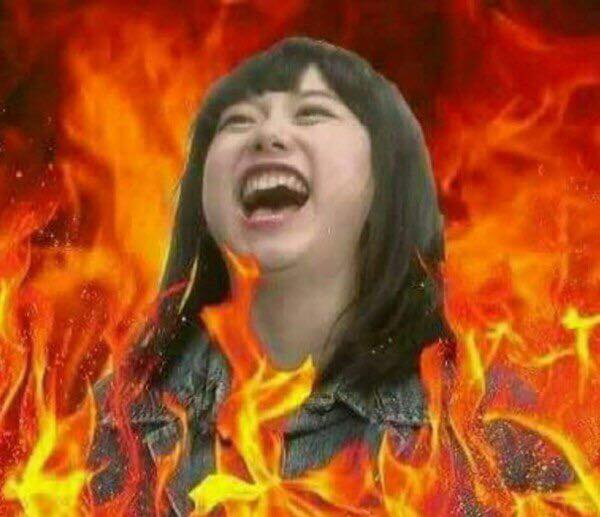
%> input picture moon.jpg, 600 x 517 px
$ octave laplaciano.m   (GNU Octave 9; MATLAB toolbox functions it lacks are replaced by stand-ins)
%> lines starting %> are read from the running program, lines starting %| are printed output that depends on the picture
pkg load image

A = imread('moon.jpg');
%> A is the input picture: size 517x600x3 uint8; mean R, G, B 164.6, 78.7, 31.8

%Laplaciano

h =[-1 -1 -1; -1 8 -1; -1 -1 -1];

B = imfilter(A,h);
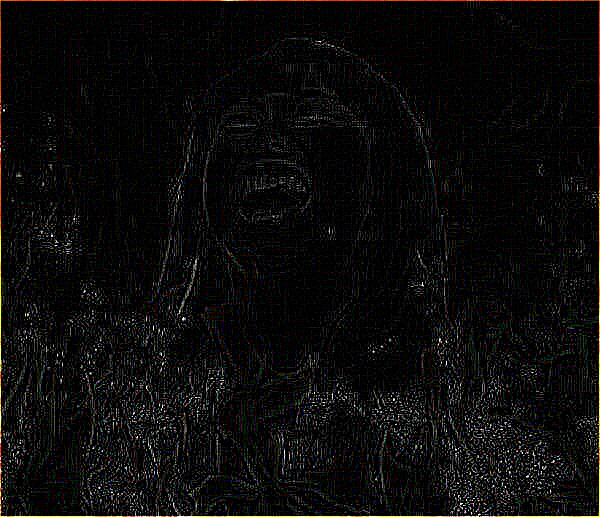
%> B: size 517x600x3 uint8; mean R, G, B 11.9, 11, 10.2

C = A + B;
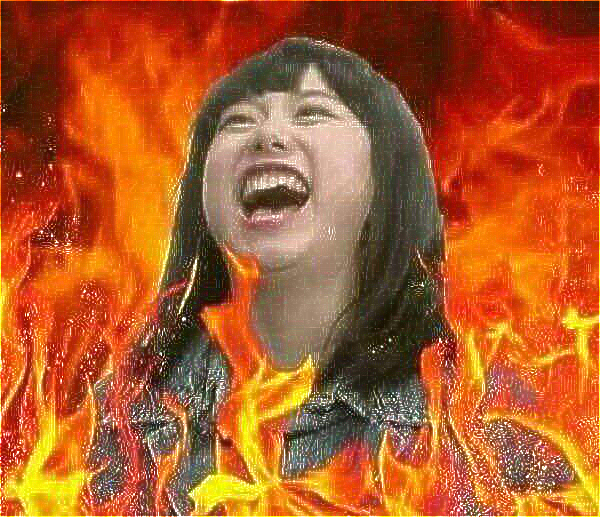
%> C: size 517x600x3 uint8; mean R, G, B 173, 89.1, 41.9

figure, subplot(1,3,1), imshow(A), title('Original');
subplot(1,3,2), imshow(B), title('Laplaciano');
subplot(1,3,3), imshow(C), title('Original + Laplaciano');

imwrite(A, 'Original');
imwrite(B, 'Laplaciano');
imwrite(C, 'Original_plus_laplaciano');
